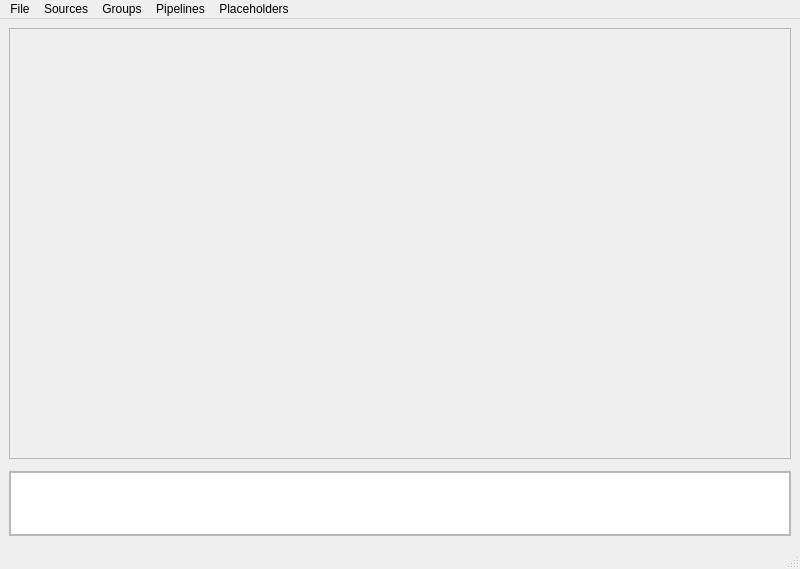
<?xml version="1.0" encoding="UTF-8"?>
<ui version="4.0">
 <class>WelfareRecorder</class>
 <widget class="QMainWindow" name="WelfareRecorder">
  <property name="geometry">
   <rect>
    <x>0</x>
    <y>0</y>
    <width>800</width>
    <height>569</height>
   </rect>
  </property>
  <property name="windowTitle">
   <string>Welfar3Recorder</string>
  </property>
  <property name="dockOptions">
   <set>QMainWindow::AllowNestedDocks|QMainWindow::AllowTabbedDocks|QMainWindow::AnimatedDocks</set>
  </property>
  <property name="unifiedTitleAndToolBarOnMac">
   <bool>false</bool>
  </property>
  <widget class="QWidget" name="centralwidget">
   <widget class="QFrame" name="frm_dock_window">
    <property name="geometry">
     <rect>
      <x>9</x>
      <y>9</y>
      <width>782</width>
      <height>431</height>
     </rect>
    </property>
    <property name="frameShape">
     <enum>QFrame::StyledPanel</enum>
    </property>
    <property name="frameShadow">
     <enum>QFrame::Raised</enum>
    </property>
   </widget>
   <widget class="QFrame" name="frm_recordings">
    <property name="geometry">
     <rect>
      <x>9</x>
      <y>446</y>
      <width>16</width>
      <height>16</height>
     </rect>
    </property>
    <property name="sizePolicy">
     <sizepolicy hsizetype="Preferred" vsizetype="Maximum">
      <horstretch>0</horstretch>
      <verstretch>0</verstretch>
     </sizepolicy>
    </property>
    <property name="frameShape">
     <enum>QFrame::NoFrame</enum>
    </property>
    <property name="frameShadow">
     <enum>QFrame::Raised</enum>
    </property>
    <layout class="QVBoxLayout" name="verticalLayout_3">
     <property name="spacing">
      <number>2</number>
     </property>
     <property name="leftMargin">
      <number>0</number>
     </property>
     <property name="topMargin">
      <number>0</number>
     </property>
     <property name="rightMargin">
      <number>0</number>
     </property>
     <property name="bottomMargin">
      <number>0</number>
     </property>
    </layout>
   </widget>
   <widget class="QFrame" name="frm_footer">
    <property name="geometry">
     <rect>
      <x>9</x>
      <y>452</y>
      <width>782</width>
      <height>65</height>
     </rect>
    </property>
    <property name="sizePolicy">
     <sizepolicy hsizetype="Preferred" vsizetype="Fixed">
      <horstretch>0</horstretch>
      <verstretch>0</verstretch>
     </sizepolicy>
    </property>
    <property name="minimumSize">
     <size>
      <width>0</width>
      <height>65</height>
     </size>
    </property>
    <property name="maximumSize">
     <size>
      <width>16777215</width>
      <height>65</height>
     </size>
    </property>
    <property name="styleSheet">
     <string notr="true"/>
    </property>
    <property name="frameShape">
     <enum>QFrame::StyledPanel</enum>
    </property>
    <property name="frameShadow">
     <enum>QFrame::Raised</enum>
    </property>
    <layout class="QHBoxLayout" name="horizontalLayout_4">
     <property name="leftMargin">
      <number>0</number>
     </property>
     <property name="topMargin">
      <number>0</number>
     </property>
     <property name="rightMargin">
      <number>0</number>
     </property>
     <property name="bottomMargin">
      <number>0</number>
     </property>
     <item>
      <widget class="QPlainTextEdit" name="txt_log">
       <property name="horizontalScrollBarPolicy">
        <enum>Qt::ScrollBarAlwaysOff</enum>
       </property>
       <property name="undoRedoEnabled">
        <bool>false</bool>
       </property>
       <property name="textInteractionFlags">
        <set>Qt::NoTextInteraction</set>
       </property>
      </widget>
     </item>
    </layout>
   </widget>
  </widget>
  <widget class="QMenuBar" name="menubar">
   <property name="geometry">
    <rect>
     <x>0</x>
     <y>0</y>
     <width>800</width>
     <height>22</height>
    </rect>
   </property>
   <widget class="QMenu" name="menuFile">
    <property name="title">
     <string>File</string>
    </property>
    <addaction name="action_load_project"/>
    <addaction name="action_save_project"/>
    <addaction name="action_save_project_as"/>
    <addaction name="action_superuser_mode"/>
   </widget>
   <widget class="QMenu" name="menuCameras">
    <property name="title">
     <string>Sources</string>
    </property>
    <addaction name="action_list_sources"/>
    <addaction name="action_add_source"/>
   </widget>
   <widget class="QMenu" name="menuProcessing">
    <property name="title">
     <string>Pipelines</string>
    </property>
    <addaction name="action_list_pipelines"/>
    <addaction name="action_add_pipeline"/>
   </widget>
   <widget class="QMenu" name="menuVariables">
    <property name="title">
     <string>Placeholders</string>
    </property>
    <addaction name="action_list_placeholders"/>
    <addaction name="action_add_placeholder"/>
    <addaction name="action_set_placeholder_values"/>
   </widget>
   <widget class="QMenu" name="menuGroups">
    <property name="title">
     <string>Groups</string>
    </property>
    <addaction name="action_list_groups"/>
    <addaction name="action_add_group"/>
   </widget>
   <addaction name="menuFile"/>
   <addaction name="menuCameras"/>
   <addaction name="menuGroups"/>
   <addaction name="menuProcessing"/>
   <addaction name="menuVariables"/>
  </widget>
  <widget class="QStatusBar" name="statusbar"/>
  <action name="action_configure_recordings">
   <property name="text">
    <string>Configure Recording</string>
   </property>
  </action>
  <action name="action_add_pipeline">
   <property name="text">
    <string>Add Processing Pipeline</string>
   </property>
  </action>
  <action name="action_load_project">
   <property name="text">
    <string>Load Project...</string>
   </property>
  </action>
  <action name="action_save_project">
   <property name="text">
    <string>Save Project</string>
   </property>
  </action>
  <action name="action_save_project_as">
   <property name="text">
    <string>Save Project As...</string>
   </property>
  </action>
  <action name="action_add_source">
   <property name="text">
    <string>Add Source</string>
   </property>
  </action>
  <action name="action_list_sources">
   <property name="text">
    <string>Sources...</string>
   </property>
  </action>
  <action name="action_add_group">
   <property name="text">
    <string>Add Group</string>
   </property>
  </action>
  <action name="action_list_groups">
   <property name="text">
    <string>Groups...</string>
   </property>
  </action>
  <action name="action_add_placeholder">
   <property name="text">
    <string>Add Placeholder</string>
   </property>
  </action>
  <action name="action_list_placeholders">
   <property name="text">
    <string>Placeholders...</string>
   </property>
  </action>
  <action name="action_list_pipelines">
   <property name="text">
    <string>Processing Pipelines...</string>
   </property>
  </action>
  <action name="action_superuser_mode">
   <property name="text">
    <string>Super User Mode</string>
   </property>
  </action>
  <action name="action_set_placeholder_values">
   <property name="text">
    <string>Set Placeholder Values</string>
   </property>
  </action>
 </widget>
 <resources/>
 <connections/>
</ui>
